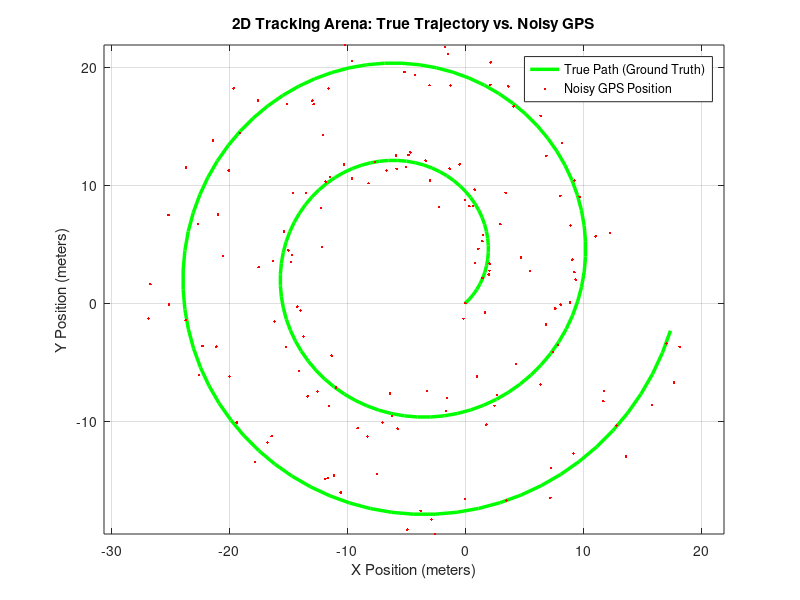

The MATLAB source for this figure:
% PROJECT: Windsor 2D EKF Tracker
% PHASE 2: 2D Kinematics & Noisy Sensor Simulation Space
clear; clc; close all;

% 1. Time and Simulation Setup
dt = 0.1;                % Time steps 
t_final = 15;            % Total time for the simulation 
t = 0: dt :t_final;      % Time vector
N = length(t);           % Number of steps 

% 2. 2D GROUND TRUTH (Real Physics)
% State vector structure: [X_position; Y_position; Heading_theta; Velocity]
x_true = zeros(4,N);
% Initial State: starts at (0,0), facing 45deg, moving at 5m/s
x_true(:,1) = [0; 0; deg2rad(45); 5];
% Control Inputs (Linear Acceleration (m/s^2); Turn rate (rad/s))
u = [0.1; deg2rad(5)]; % constant acc while turning 5 deg/s 

% 3. NOISY SENSOR SIMULATION (2D GPS TRACKER)
noise_sigma = 1.5; % measurement noise standard deviation = 1.5 m 
z_measured = zeros (2,N); % this tracks measures X and Y positions

% 4. SIMULATION LOOP (2D PHYSICS ENGINE)
for k = 2:N
    % Extract the values from previous step for Readability.
    theta_prev = x_true(3, k-1);      % Previous Heading angle
    v_prev = x_true(4, k-1);   % Previous Velocity.
    % Predicted Values using 2D linear Kinematics 
    x_true(1,k) = x_true(1, k-1) + v_prev * cos(theta_prev) * dt; 
    x_true(2,k) = x_true(2, k-1) + v_prev * sin(theta_prev) * dt;
    x_true(3,k) = theta_prev + u(2); % New heading angle = old one + 5 deg/s
    x_true(4,k) = v_prev + u(1); % New velocity = old velocity + constant acc of 0.1m/s^2
    % Noisy 2D Position Sensor 
    z_measured(:,k)= x_true(1:2,k) + noise_sigma * randn(2,1); % sensor reading = x & y positions + noise deviation * column vector of reandom numbers
end

% 5. VISUALIZATION OF THE 2D ARENA
figure('Name', 'Windsor 2D Tracker Environment', 'NumberTitle', 'off');
plot(x_true(1,:), x_true(2,:), 'g-', 'LineWidth', 2.5); hold on;
plot(z_measured(1,:), z_measured(2,:), 'r.', 'MarkerSize', 6);

xlabel('X Position (meters)');
ylabel('Y Position (meters)');
title('2D Tracking Arena: True Trajectory vs. Noisy GPS');
legend('True Path (Ground Truth)', 'Noisy GPS Position', 'Location', 'best');
grid on; axis equal;
